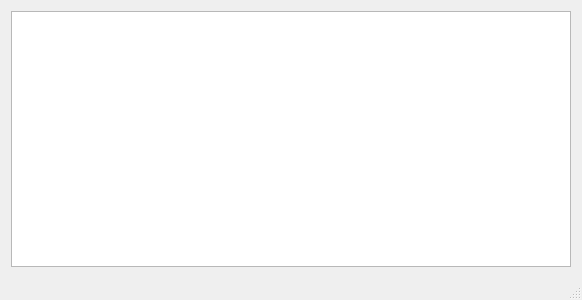
<?xml version="1.0" encoding="UTF-8"?>
<ui version="4.0">
 <class>MainWindow</class>
 <widget class="QMainWindow" name="MainWindow">
  <property name="geometry">
   <rect>
    <x>0</x>
    <y>0</y>
    <width>582</width>
    <height>300</height>
   </rect>
  </property>
  <property name="windowTitle">
   <string>Лифт</string>
  </property>
  <widget class="QWidget" name="centralWidget">
   <layout class="QHBoxLayout" name="horizontalLayout">
    <item>
     <layout class="QVBoxLayout" name="controlPanelLayout"/>
    </item>
    <item>
     <widget class="QTextBrowser" name="logBrowser">
      <property name="sizePolicy">
       <sizepolicy hsizetype="Minimum" vsizetype="Expanding">
        <horstretch>0</horstretch>
        <verstretch>0</verstretch>
       </sizepolicy>
      </property>
     </widget>
    </item>
   </layout>
  </widget>
  <widget class="QStatusBar" name="statusBar"/>
 </widget>
 <layoutdefault spacing="6" margin="11"/>
 <resources/>
 <connections/>
</ui>
